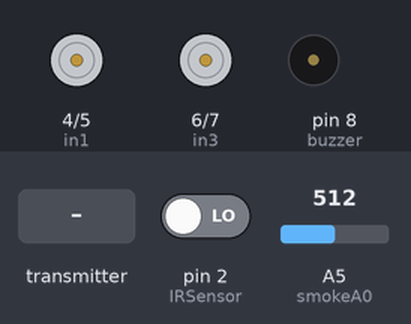
Bench run of a sketch on a simulated Arduino Uno, built with avr-gcc and run on an emulated ATmega328P. Parts: motor-driver pin pairs drawn as motors (green arrow = first pin HIGH = forward, orange = second pin HIGH = backward, longer = more drive, scaled by the enable pin), buzzer (waves = sounding). The inputs (shaded band) are chosen by the test bench; at power-on: pin 2 (IRSensor) LOW, A5 (smokeA0) = 512. No radio packets arrive unless stated; what the sketch prints to the serial monitor is not drawn.

Above: at 1.2 s.
1.3 s: pin 2 (IRSensor) driven HIGH
At 2.5 s:
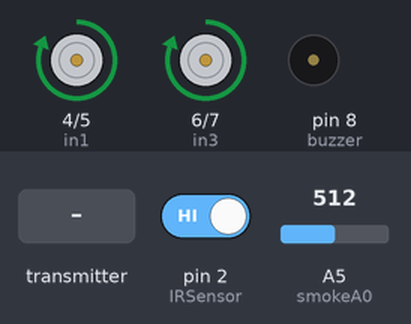
2.8 s: the transmitter starts sending xyAxis = 512
At 4.0 s:
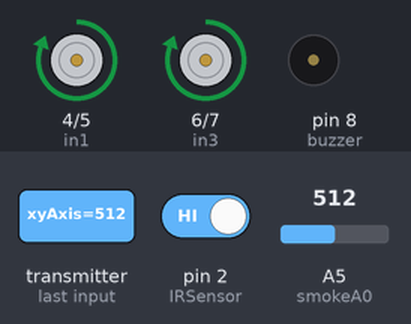
4.6 s: the transmitter starts sending xyAxis = 1023
6.4 s: A5 (smokeA0) set to 109
9.4 s: A5 (smokeA0) set to 94
12.4 s: A5 (smokeA0) set to 110
Timing chart, 0 to 16.4 s (numbered marks = the images above; inputs shaded):
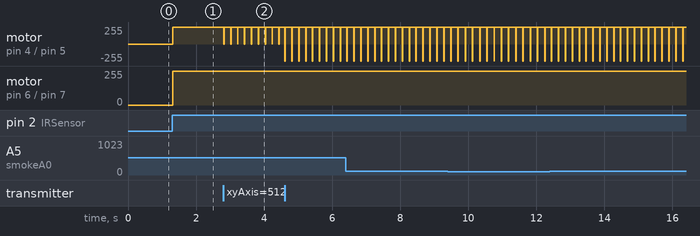

Measured:
- after the input at 1.3 s, motor on pin 4 (in1) / pin 5 (in2), motor on pin 6 (in3) / pin 7 (in4): stopped → forward 255/255 at once
- after the input at 2.8 s, motor on pin 4 (in1) / pin 5 (in2): alternates forward 255/255 for 0.19 s and stopped for 0.01 s, starting at once

The sketch:

Receiver.ino
```cpp
  // Include RadioHead Amplitude Shift Keying Library
#include <RH_ASK.h>
// Include dependant SPI Library
#include <SPI.h>

// Create Amplitude Shift Keying Object
RH_ASK rf_driver;

#define enA 9
#define in1 4
#define in2 5
#define enB 10
#define in3 6
#define in4 7

int motorSpeedA = 0;
int motorSpeedB = 0;

int IRSensor = 2;
int buzzer = 8;

int smokeA0 = A5;
// Smokw threshold value
int sensorThres =100;

void setup()
{
      // Initialize ASK Object
      rf_driver.init();
      // Setup Serial Monitor
      Serial.begin(9600);
      pinMode(enA, OUTPUT);
      pinMode(enB, OUTPUT);
      pinMode(in1, OUTPUT);
      pinMode(in2, OUTPUT);
      pinMode(in3, OUTPUT);
      pinMode(in4, OUTPUT);

      // Turn off motors - Initial state
      digitalWrite(in1, LOW);
      digitalWrite(in2, LOW);
      digitalWrite(in3, LOW);
      digitalWrite(in4, LOW);

      pinMode (IRSensor, INPUT); // sensor pin INPUT

      pinMode(smokeA0, INPUT);
}

void loop()
{
      int analogSensor = analogRead(smokeA0);
      //smoke value
      Serial.print("Pin A0: ");
      Serial.println(analogSensor);
      if (analogSensor > sensorThres)
      {
            tone(buzzer, 900, 1000);
      }
      else
      {
            noTone(buzzer);
      }

      int statusSensor = digitalRead (IRSensor);
      if (statusSensor == 1)
      {
        noTone(buzzer);
          // Serial.println("No object");
      }
       else
      {
          tone(buzzer,  1000, 2000);
          // Serial.println("Object");
          motorSpeedA = 0;
          motorSpeedB = 0;
          // Turn off motors
          digitalWrite(in1, LOW);
          digitalWrite(in2, LOW);
          digitalWrite(in3, LOW);
          digitalWrite(in4, LOW);
      }
       // Check if received packet is correct size
       uint32_t xyAxis;
       uint8_t dataXYlen = sizeof(xyAxis);
       uint16_t xAxis, yAxis;
      if (rf_driver.recv((uint8_t*)&xyAxis, &dataXYlen))
      {
          // Serial.print("XYaxis: ");
          // Serial.println(xyAxis);
          yAxis = (xyAxis & 0xFFFF0000) >> 16;
          xAxis = xyAxis & 0x0000FFFF;
      }
//       Serial.print("Xaxis: ");
//       Serial.println(xAxis);
//       Serial.print("Yaxis: ");
//       Serial.println(yAxis);
      // X-axis used for left and right control
      if (xAxis < 470 && statusSensor == 1)
      {
          noTone(buzzer);
          // Set Motor A
          digitalWrite(in1, HIGH);
          digitalWrite(in2, LOW);
          // Set Motor B
          digitalWrite(in3, HIGH);
          digitalWrite(in4, LOW);
          // Convert the declining X-axis readings for going backward from 470 to 0 into 0 to 255 value for the PWM signal for increasing the motor speed
          motorSpeedA = map(xAxis, 470, 0, 0, 255);
          motorSpeedB = map(xAxis, 470, 0, 0, 255);
      }
        else if (xAxis > 550 && statusSensor == 1)
        {
          noTone(buzzer);
          // Set Motor A
          digitalWrite(in1, LOW);
          digitalWrite(in2, HIGH);
          // Set Motor B
          digitalWrite(in3, HIGH);
          digitalWrite(in4, LOW  );
          // Convert the increasing X-axis readings for going forward from 550 to 1023 into 0 to 255 value for the PWM signal for increasing the motor speed
          motorSpeedA = map(xAxis, 550, 1023, 0, 255);
          motorSpeedB = map(xAxis, 550, 1023, 0, 255);
        }

        // If joystick stays in middle the motors do not moving
        else
        {
          noTone(buzzer);
          motorSpeedA = 0;
          motorSpeedB = 0;
          // Turn off motors
          digitalWrite(in1, LOW);
          digitalWrite(in2, LOW);
          digitalWrite(in3, LOW);
          digitalWrite(in4, LOW);
        }

        // Y-axis used for front and back control
        if (yAxis < 470&& statusSensor == 1)
        {
          noTone(buzzer);
          // Set Motor B forward
          digitalWrite(in3, HIGH);
          digitalWrite(in4, LOW);
          // Convert the declining Y-axis readings from 470 to 0 into increasing 0 to 255 value
          int yMapped = map(yAxis, 470, 0, 0, 255);
          // Move to left - decrease left motor speed, increase right motor speed
          // motorSpeedA = motorSpeedA - yMapped;
          motorSpeedB = motorSpeedB + yMapped;
          // Confine the range from 0 to 255
          // if (motorSpeedA < 0)
          // {
          //    motorSpeedA = 0;
          // }

          if (motorSpeedB > 255)
          {
              motorSpeedB = 255;
          }
        }

        // Set Motor B backward
        if (yAxis > 550)
        {
          digitalWrite(in3, LOW);
          digitalWrite(in4, HIGH);
          // Convert the increasing Y-axis readings from 550 to 1023 into 0 to 255 value
          int yMapped = map(yAxis, 550, 1023, 0, 255);
          // motorSpeedA = motorSpeedA + yMapped;
          motorSpeedB = motorSpeedB - yMapped;
          tone(buzzer, 900, 1000);
          // Confine the range from 0 to 255
          // if (motorSpeedA > 255)
          // {
          //      motorSpeedA = 255;
          // }
          if (motorSpeedB < 0)
          {
            motorSpeedB = 0;
          }
        }
        motorSpeedA = 255;
        motorSpeedB = 255;
        analogWrite(enA, motorSpeedA); // Send PWM signal to motor A
        analogWrite(enB, motorSpeedB); // Send PWM signal to motor B
}
```
